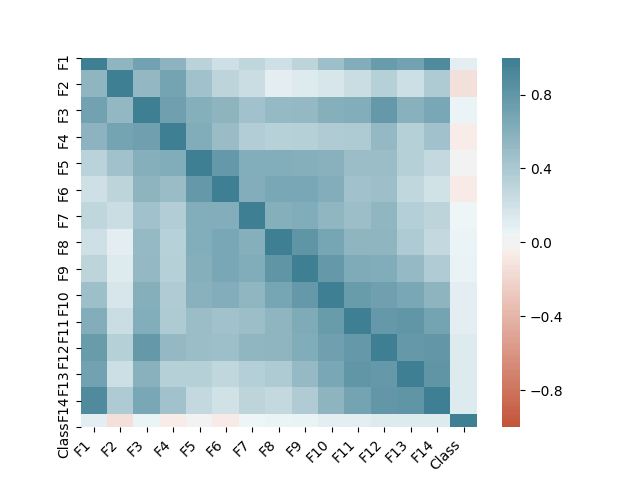

Generate this figure with Python:
import argparse
import pandas as pd
from matplotlib import pyplot as plt
import seaborn as sns

# ref: https://towardsdatascience.com/better-heatmaps-and-correlation-matrix-plots-in-python-41445d0f2bec


def main():

    parser = argparse.ArgumentParser()
    parser.add_argument('--data_dir', default='../../data/', type=str)
    args = parser.parse_args()

    df = pd.read_csv(args.data_dir + "train.csv")
    df.drop("Id", axis=1, inplace=True)
    # df.drop("Class", axis=1, inplace=True)
    corr = df.corr()

    ax = sns.heatmap(
        corr,
        vmin=-1, vmax=1, center=0,
        cmap=sns.diverging_palette(20, 220, n=200),
        square=True
    )
    ax.set_xticklabels(
        ax.get_xticklabels(),
        rotation=45,
        horizontalalignment='right'
    )

    plt.savefig('heat_map')


if __name__ == '__main__':
    main()
